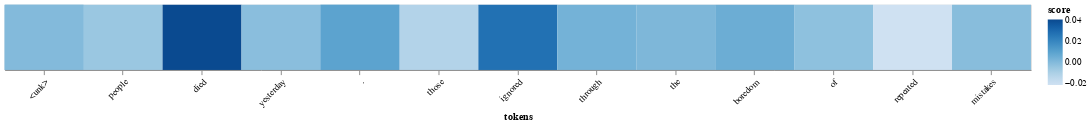

Here is the notebook cell this chart was saved with:
### Code cell
df, tokens = interpret_sentence('368 people died yesterday. RIP those ignored through the boredom of repeated mistakes.', true_label = 2.0)
print(df)
visualisation(df, tokens, w=1100)

### Figure 1 — Vega-Lite specification as saved in the notebook (floating-point values rounded to 4 significant figures)
{"config": {"view": {"continuousWidth": 400, "continuousHeight": 300}}, "data": {"name": "data-d78b2580c9b1bd756515aaafac672520"}, "mark": "rect", "encoding": {"color": {"field": "score", "scale": {"scheme": "blues"}, "type": "quantitative"}, "x": {"axis": {"labelAngle": -45}, "field": "tokens", "sort": ["<unk>", "people", "died", "yesterday", ".", "<unk>", "those", "ignored", "through", "the", "boredom", "of", "repeated", "mistakes", "."], "type": "nominal"}}, "height": 70, "width": 1100, "$schema": "https://vega.github.io/schema/vega-lite/v4.17.0.json", "datasets": {"data-d78b2580c9b1bd756515aaafac672520": [{"tokens": "<unk>", "score": 0.0}, {"tokens": "people", "score": -0.005417}, {"tokens": "died", "score": 0.04039}, {"tokens": "yesterday", "score": -0.001702}, {"tokens": ".", "score": -0.0006326}, {"tokens": "<unk>", "score": 0.0}, {"tokens": "those", "score": -0.01215}, {"tokens": "ignored", "score": 0.02731}, {"tokens": "through", "score": 0.003373}, {"tokens": "the", "score": 0.001165}, {"tokens": "boredom", "score": 0.005314}, {"tokens": "of", "score": -0.002616}, {"tokens": "repeated", "score": -0.02132}, {"tokens": "mistakes", "score": -0.001154}, {"tokens": ".", "score": 0.009348}]}}
